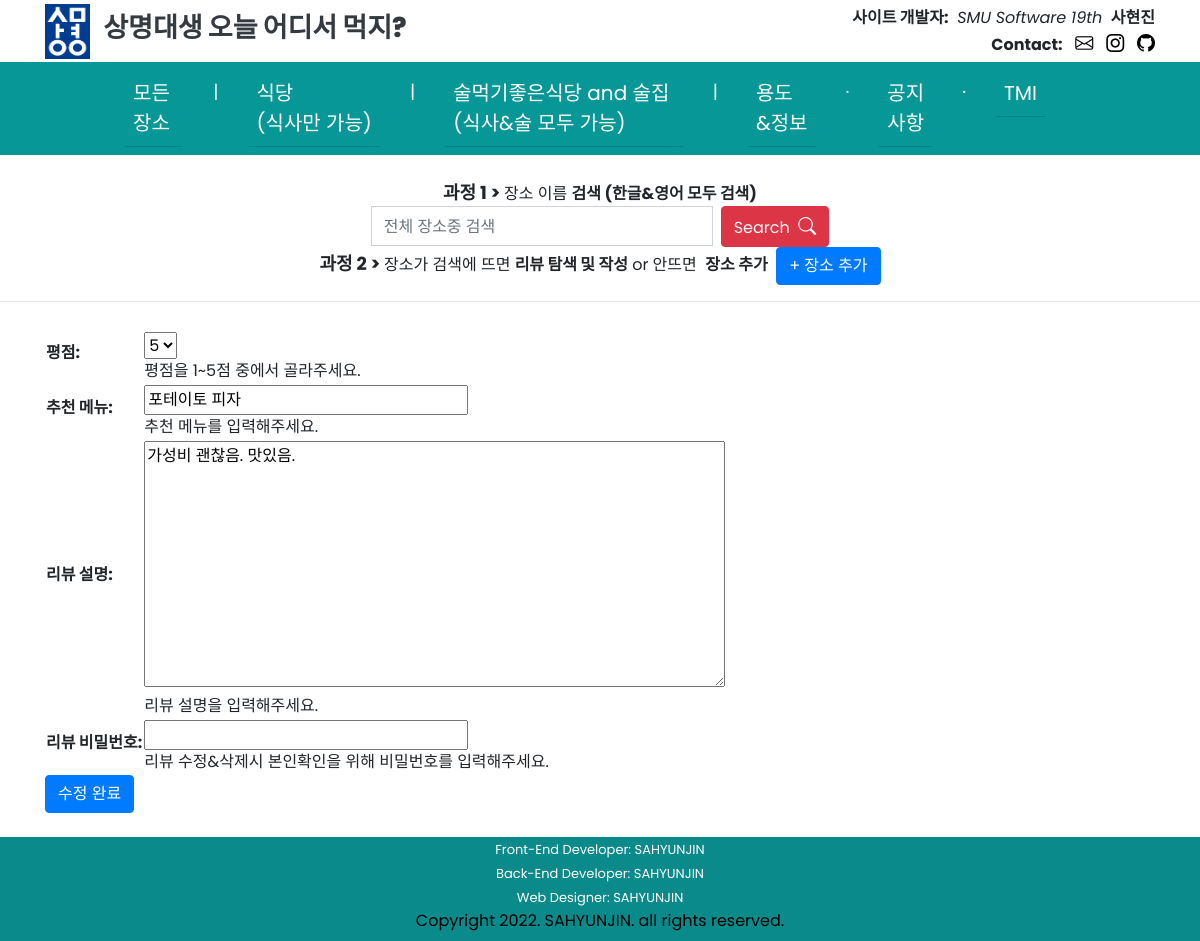
The page /SMUeat/place/49/review/49/update/ on the database its author committed.
### SMUeat/models.py (models this page shows)
class Review(models.Model):
    point = models.IntegerField()
    menu = models.CharField(max_length=30)
    comment = models.TextField()
    password = models.CharField(max_length=20, default=None)
    place = models.ForeignKey(Place, on_delete=models.CASCADE)
    created_at = models.DateTimeField(auto_now_add=True)
    updated_at = models.DateTimeField(auto_now=True)

### SMUeat/views.py (the view, shortened to what this page needs)
# urls.py: path('place/<int:place_id>/review/<int:review_id>/update/', views.review_update, name='review-update'),
def review_update(request, place_id, review_id):
    review = get_object_or_404(Review, pk=review_id)
    place = get_object_or_404(Place, pk=place_id)
    if request.method == 'GET':
        form = ReviewForm(instance=review)
        return render(request, 'SMUeat/update_review.html', {'form': form, 'place':place, 'review':review})
    return redirect('review-list', place_id=place_id)

### SMUeat/forms.py
class ReviewForm(ModelForm):
    class Meta:
        model = Review
        fields = ['point', 'menu', 'comment', 'place', 'password']
        labels = {
            'point': _('평점'),
            'menu': _('추천 메뉴'),
            'comment': _('리뷰 설명'),
            'password': _('리뷰 비밀번호'),
        }
        help_texts = {
            'point': _('평점을 1~5점 중에서 골라주세요.'),
            'menu': _('추천 메뉴를 입력해주세요.'),
            'comment': _('리뷰 설명을 입력해주세요.'),
            'password': _('리뷰 수정&삭제시 본인확인을 위해 비밀번호를 입력해주세요.'),
        }
        widgets = {
            'place': forms.HiddenInput(),
            'point': forms.Select(choices=REVIEW_POINT_CHOICES),
            'password': forms.PasswordInput()
        }
        error_messages = {
            'password': {
                'max_length': _("비밀번호가 너무 깁니다. 줄여주세요."),
            },
        }

### SMUeat/templates/SMUeat/update_review.html (shortened to what this page needs)
{% extends 'SMUeat/base.html' %}
{% load static %}
{% block content %}
<div class="container">
    <form action="{% url 'review-update' place_id=place.id review_id=review.id %}" method="post">
        <table>
            {{ form.as_table }}
        </table>
        <button type="submit" class="btn btn-primary">수정 완료</button>
    </form>
</div>
{% endblock %}

### SMUeat/templates/SMUeat/base.html (style rules this page uses)
body { padding: 0; margin: 0; overflow-x: hidden; font-family: 'Poppins', sans-serif; }

### rows shown on the page
Review: point "5", menu "포테이토 피자", comment "가성비 괜찮음. 맛있음."
